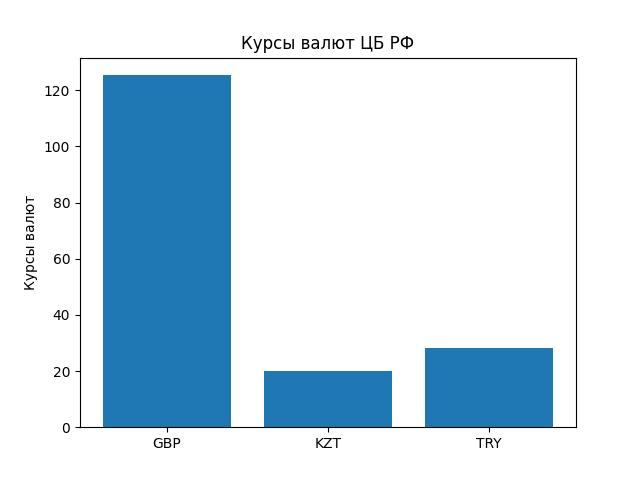

Recreate this plot in Python.
import requests
from xml.etree import ElementTree as ET
import time


class Singleton(type):
    _instances = {}

    def __call__(cls, *args, **kwargs):
        if cls not in cls._instances:
            cls._instances[cls] = super(Singleton, cls).__call__(*args, **kwargs)
        return cls._instances[cls]


class Currencies(metaclass=Singleton):
    def __init__(self, request_interval=1):
        self.valutes = []
        self.request_interval = request_interval
        self.last_request_time = 0

    def get_currencies(self, currencies_ids_lst: list) -> list:
        """Метод для получения курсов валют с сайта ЦБ РФ."""
        current_time = time.time()

        # Контроль частоты запросов
        if current_time - self.last_request_time < self.request_interval:
            raise Exception(f"Запрос можно отправлять не чаще, чем раз в {self.request_interval} секунд.")

        self.last_request_time = current_time
        result = []
        response = requests.get('http://www.cbr.ru/scripts/XML_daily.asp')
        root = ET.fromstring(response.content)
        valutes = root.findall("Valute")

        for currency_id in currencies_ids_lst:
            valute = next((v for v in valutes if v.get('ID') == currency_id), None)
            if valute is not None:
                valute_cur_name, valute_cur_val = valute.find('Name').text, valute.find('Value').text
                valute_charcode = valute.find('CharCode').text
                result.append({valute_charcode: (valute_cur_name, valute_cur_val)})
            else:
                # Если валюты с данным ID нет, возвращаем None
                result.append({currency_id: None})
        return result

    def visualize_currencies(self, currencies_lst, show_plot=False, save_fig=False):
        """Визуализация списка валют в виде графика."""
        import matplotlib.pyplot as plt

        fig, ax = plt.subplots()
        names = []
        values = []

        for currency in currencies_lst:
            for code, (name, value) in currency.items():
                names.append(code)
                values.append(float(value.replace(',', '.')))

        ax.bar(names, values)
        ax.set_ylabel('Курсы валют')
        ax.set_title('Курсы валют ЦБ РФ')

        if save_fig:
            plt.savefig('currencies.jpg')

        if show_plot:
            plt.show()  # Показываем график только если show_plot=True
        else:
            plt.close()  # Закрываем график, если не нужно показывать

if __name__ == "__main__":
    cur = Currencies()
    currencies_ids = ['R01035', 'R01335', 'R01700J']  # Замените на нужные вам ID валют
    result = cur.get_currencies(currencies_ids)
    print(result)

    # Если вы хотите также визуализировать курсы валют:
    cur.visualize_currencies(result, show_plot=True, save_fig=True)
